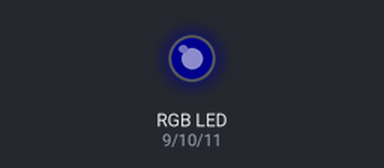
This sketch was run on a simulated Arduino Uno, built with avr-gcc and run on an emulated ATmega328P. On the bench: an RGB LED mixed from three pins (HIGH = lit). Dim RGB values are drawn brighter than linear.

Above: at 0.15 s.
At 5.26 s:
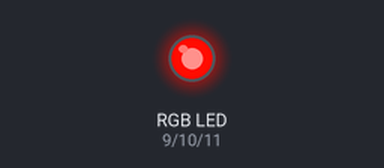
At 10.06 s:
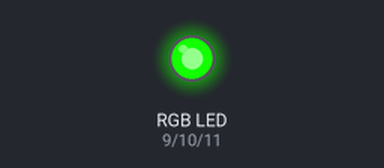
At 19.98 s:
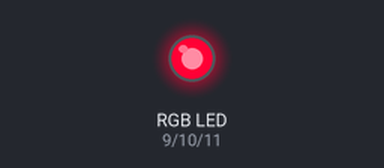
At 29.89 s:
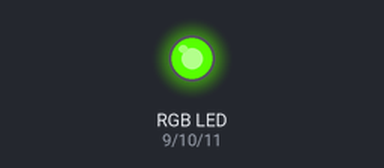
At 39.81 s:
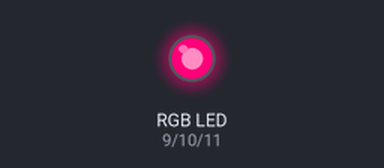
Timing chart, 0 to 40.0 s (numbered marks = the images above):
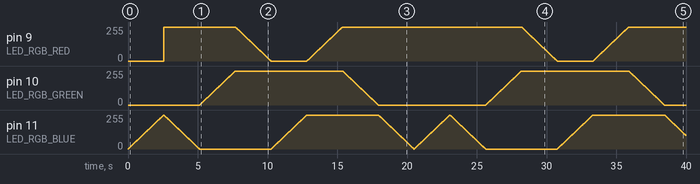

The sketch:

sketch_rgb_led_lightshow.ino
```cpp
const int LED_RGB_RED = 9;
const int LED_RGB_GREEN = 10;
const int LED_RGB_BLUE = 11;

void setup() {
  Serial.begin(9600);

  pinMode(LED_RGB_RED, OUTPUT);
  pinMode(LED_RGB_GREEN, OUTPUT);
  pinMode(LED_RGB_BLUE, OUTPUT);
}

void setRGBColor(int redAmount, int greenAmount, int blueAmount) {
  if (redAmount != -1) {
    analogWrite(LED_RGB_RED, redAmount);
  }

  if (greenAmount != -1) {
    analogWrite(LED_RGB_GREEN, greenAmount);
  }

  if (blueAmount != -1) {
    analogWrite(LED_RGB_BLUE, blueAmount);
  }
}

void loop() {
  const int DELAY_PERIOD = 10;

  // set blue (blue left)
  for (int i = 0; i < 256; i++) {
    setRGBColor(-1, -1, i);
    delay(DELAY_PERIOD);
  }

  // set red (blue + red left)
  for (int i = 0; i < 256; i++) {
    setRGBColor(i, -1, -1);
  }

  // unset blue (red left)
  for (int i = 255; i > -1; i--) {
    setRGBColor(-1, -1, i);
    delay(DELAY_PERIOD);
  }

  // set green (red + green left)
  for (int i = 0; i < 256; i++) {
    setRGBColor(-1, i, -1);
    delay(DELAY_PERIOD);
  }

  // unset red (green left)
  for (int i = 255; i > -1; i--) {
    setRGBColor(i, -1, -1);
    delay(DELAY_PERIOD);
  }

  // set blue (green + blue left)
  for (int i = 0; i < 256; i++) {
    setRGBColor(-1, -1, i);
    delay(DELAY_PERIOD);
  }

  // set red (green + blue + red left)
  for (int i = 0; i < 256; i++) {
    setRGBColor(i, -1, -1);
    delay(DELAY_PERIOD);
  }

  // unset green (blue + red)
  for (int i = 255; i > -1; i--) {
    setRGBColor(-1, i, -1);
    delay(DELAY_PERIOD);
  }

  // unset blue (red left)
  for (int i = 255; i > -1; i--) {
    setRGBColor(-1, -1, i);
    delay(DELAY_PERIOD);
  }
}
```
